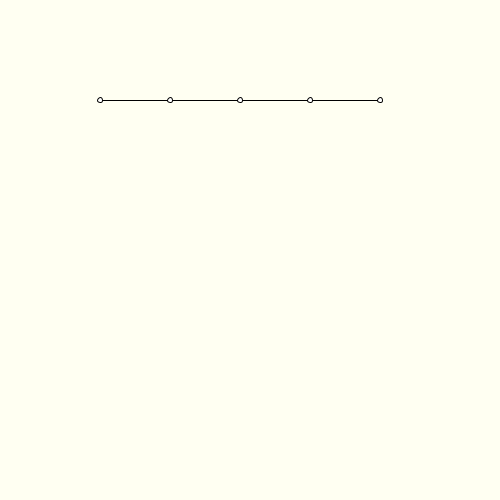
Frame 1 (no input)
Frame 60 (the mouse pressed at the canvas centre just before this capture): identical to frame 1, image omitted
Frame 120 (the mouse held since frame 60 and released just before this capture): identical to frame 1, image omitted

The Processing sketch that drew this single still picture (run headless with seeded random() and noise(); from frame 60 on, the mouse is pressed at the canvas centre):

// Processing sketch: week17_pbd01_lines
// ── week17_pbd01_lines.pde
PVector [] pt;
void setup(){
  size(500,500);
  pt = new PVector[5];
  for(int i=0; i<5; i++){
    pt[i] = new PVector(100+70*i, 100);
  }
}
void draw(){
  background(#FFFFF2);
  for(int i=0; i<5-1; i++){
    line(pt[i].x, pt[i].y, pt[i+1].x, pt[i+1].y);
  }
  for(int i=0; i<5; i++){
    ellipse( pt[i].x, pt[i].y, 5, 5);
  }
}
